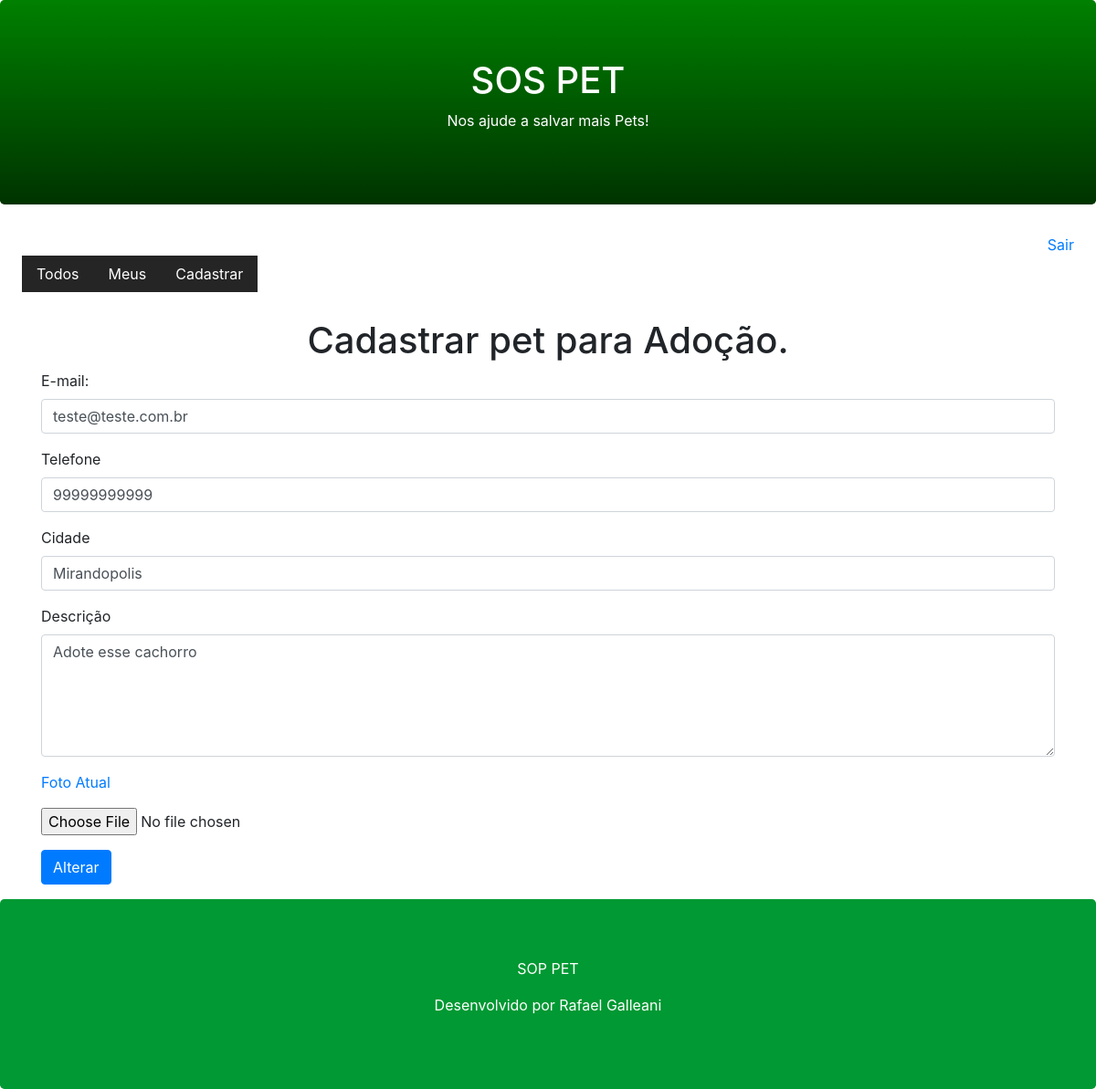
The app's page /pet/register/?id=4 (signed in) with its own data.
### core/models.py (models this page shows, shortened)
class Pet(models.Model):
    city = models.CharField(max_length=100)#campo e o tipo e a quantidade de caracter.
    description = models.TextField()# para inserção de textos longos mas ha outros
    phone = models.CharField(max_length=11)
    email = models.EmailField()
    begin_date = models.DateTimeField(auto_now_add=True)# vair criar o horario que foi inserido os dados na tabela e incrementado automatico pelo auto
    photo = models.ImageField('pet') # no banco fica o caminho da foto por isso esse imagefield
    active = models.BooleanField(default=True)#desafio para acertar o modo sempre que for criado vai estar ativo.
    user = models.ForeignKey(User, on_delete=models.CASCADE)# pois o django ja cria a tabela de user e vou importar para saber qual usuario criou o pet.
    class Meta:
        db_table = 'pet'

### core/views.py (the view)
# urls.py: path('pet/register/', views.register_pet),
@login_required(login_url='/login/')
def register_pet(request):
    pet_id = request.GET.get('id')
    if pet_id:
        pet = Pet.objects.get(id=pet_id)
        if pet.user == request.user:
            return render(request, 'register-pet.html', {'pet':pet})
    return render(request, 'register-pet.html')

### templates/register-pet.html (shortened to what this page needs)
{% extends "model-page.html"%}
{% block content %}
    <h1 class="text-center">Cadastrar pet para Adoção.</h1>
    <form enctype="multipart/form-data" action="submit" method="POST">{% csrf_token %}
        <div class="container">
            <div class="form-group">
                <label for="email">E-mail: </label>
                <input class="form-control" name="email" type="text"  value="{{pet.email}}">
            </div>
            <div class="form-group">
                <label for="phone">Telefone</label>
                <input class="form-control" name="phone" type="text" value="{{pet.phone}}">
            </div>
            <div class="form-group">
                <label for="city" >Cidade</label>
                <input class="form-control" name="city" type="text" value="{{ pet.city}}">
            </div>
            <div class="form-group">
                <label for="description">Descrição</label>
                <textarea class="form-control" name="description" rows="5"  >{{ pet.description }}</textarea>
            </div>
            <div class="form-group">
                <p> <a href="/media/{{pet.photo}}" target="_blank" >Foto Atual</a></p>
                <input type="file" name="file" class="form-control-file-border" accept="image/*">
            </div>
               <button class="btn btn-primary" type="submit">
                {% if pet %}
                    Alterar
                {% else %}
                    Cadastrar
                {% endif %}
                </button>
        </form>
{% endblock %}

### records on screen
Pet: email "teste@teste.com.br", phone "99999999999", city "Mirandopolis", description "Adote esse cachorro"
